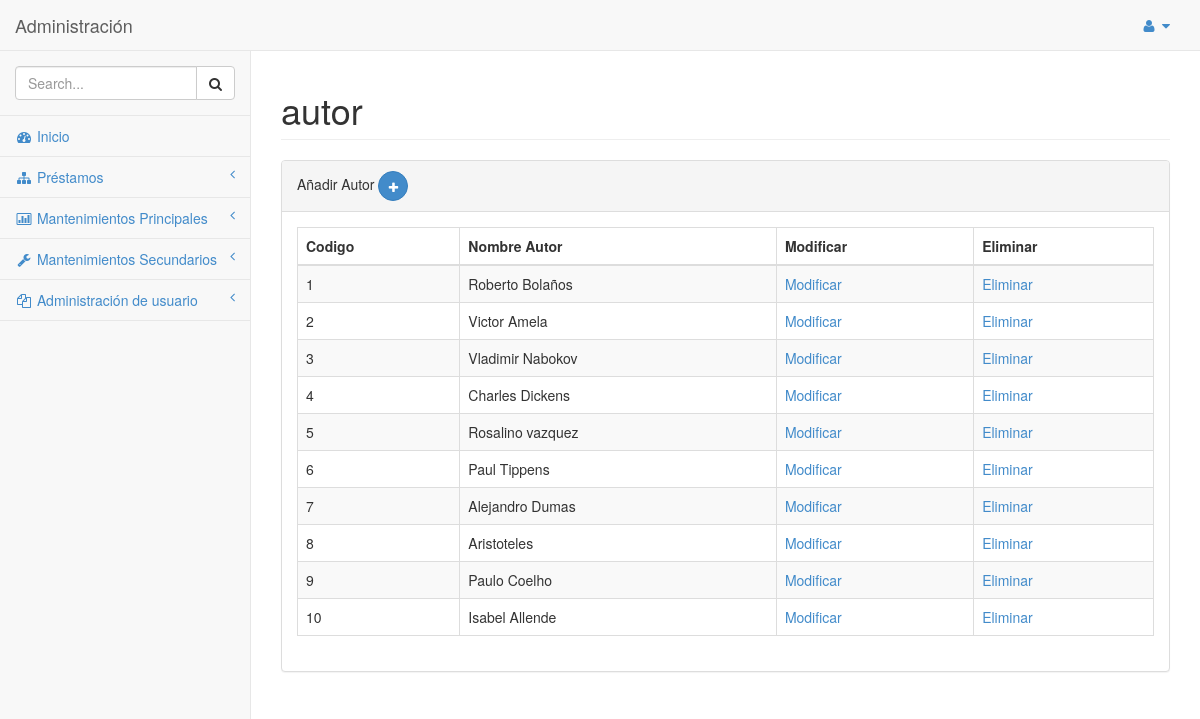
The app's page /SYSTEM/library_system/mantenimientos/principales/autores.php (signed in), older data.
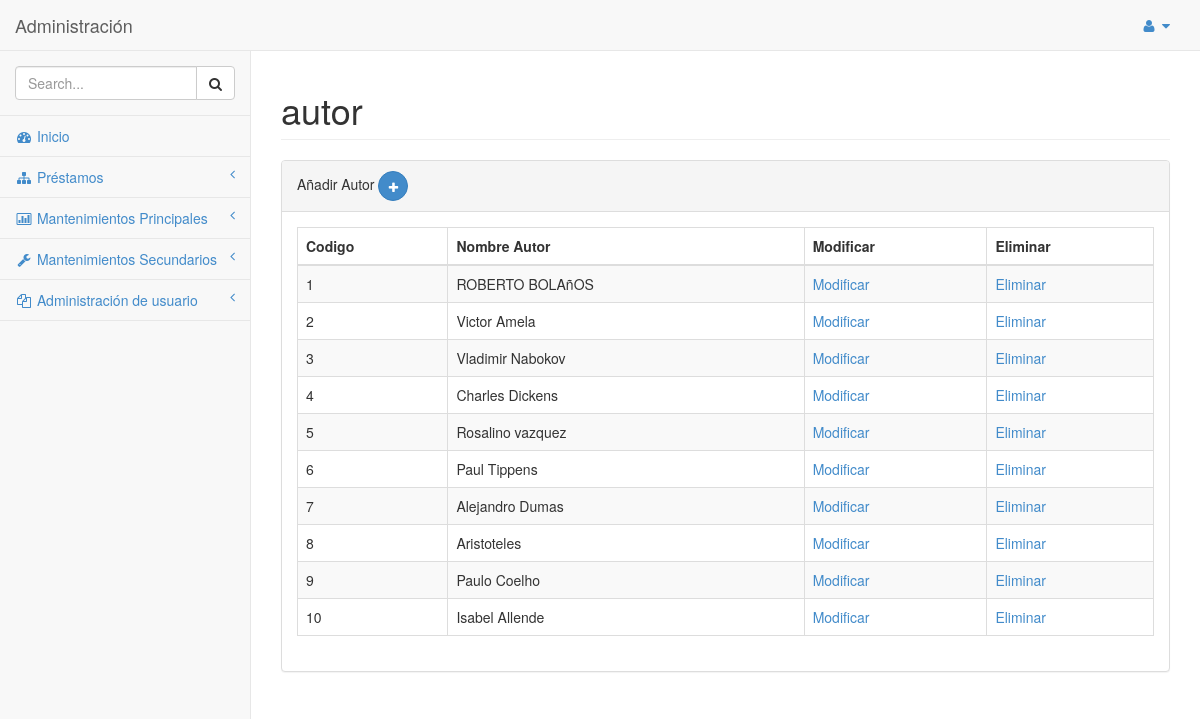
The same page, newer data.
### tables this page shows
CREATE TABLE `autor` (
  `CODIGO_AUTOR` int(11) NOT NULL,
  `NOMBRE_AUTOR` varchar(45) DEFAULT NULL
);

### SYSTEM/library_system/clases/conexion/clDML.php (called while the page is built, shortened)
<?php
class clDML
{
    public function conectar($hostname, $username,$password, $database){
        $mysqli = new mysqli($hostname, $username,$password, $database);
        if ($mysqli -> connect_errno) {
        die( "Fallo la conexión a MySQL: (" . $mysqli -> mysqli_connect_errno()
        . ") " . $mysqli -> mysqli_connect_error());
        return $mysqli;
        }
        else{
            return $mysqli;
        }
    }
    public function get_list($query)
    {
        $connection = $this->conectar(DB_HOST,DB_USER,DB_PASS,DB_NAME,DB_CHARSET);
        $result = $connection->query($query);
        if($result){
            $users = $result->fetch_all(MYSQLI_ASSOC);
        }else{
            $users = [];
        }
        return $users;
    }
}
?>

### SYSTEM/library_system/clases/conexion/mto_autor.php (called while the page is built, shortened)
<?php
require_once "clDML.php";
class mto_autor extends clDML
{
    public function get_autor()
    {
        $query = "SELECT * FROM AUTOR";
        $conn = new clDML();
        $users = $conn->get_list($query);
        return $users;
    }
}
?>

### SYSTEM/library_system/mantenimientos/principales/autores.php (the view, shortened to what the changed rows need)
<?php
require_once "../../clases/conexion/mto_autor.php";
   $clMto_autor = new mto_autor();
?>
<!DOCTYPE html>
<html>
<head>
    <link href="../../css/bootstrap.min.css" rel="stylesheet">
    <link href="../../font-awesome/css/font-awesome.css" rel="stylesheet">
    <link href="../../css/plugins/morris/morris-0.4.3.min.css" rel="stylesheet">
    <link href="../../css/plugins/timeline/timeline.css" rel="stylesheet">
    <link href="../../css/sb-admin.css" rel="stylesheet">
</head>
<body>
    <div id="wrapper">
        <div id="page-wrapper">
            <div class="row">
                <div class="col-lg-12">
                    <h1 class="page-header">autor</h1>
                </div>
            </div>
            <div class="row">
                <div class="col-lg-12">
                    <div class="panel panel-default">
                        <div class="panel-body">
                            <div class="table-responsive">
                                <table class="table table-striped table-bordered table-hover" id="dataTables-example">
                                     <thead>
                                        <tr>
                                            <th>Codigo</th>
                                            <th>Nombre Autor</th>
                                            <th>Modificar</th>
                                            <th>Eliminar</th>
                                        </tr>
                                    </thead>
                                     <?php
                                        $a_users = $clMto_autor->get_autor();
                                        foreach ($a_users as $row): ?>
                                            <tr>
                                                <td><?php echo $row['CODIGO_AUTOR']; ?></td>
                                                <td><?php echo $row['NOMBRE_AUTOR']; ?></td>
                                                <td><a href="autor_ingresar.php?codigo=<?php echo $row['CODIGO_AUTOR']; ?>">Modificar</a></td>
                                                <td><a href="autores.php?codigo=<?php echo $row['CODIGO_AUTOR']; ?>">Eliminar</a></td>
                                            </tr>
                                    <?php endforeach ?>
                                </table>
                            </div>
                        </div>
                    </div>
                </div>
            </div>
        </div>
    </div>
</body>
</html>

Row changes from the older to the newer data that the page shows:
changed autor id 1: NOMBRE_AUTOR "Roberto Bolaños" → "ROBERTO BOLAñOS"
